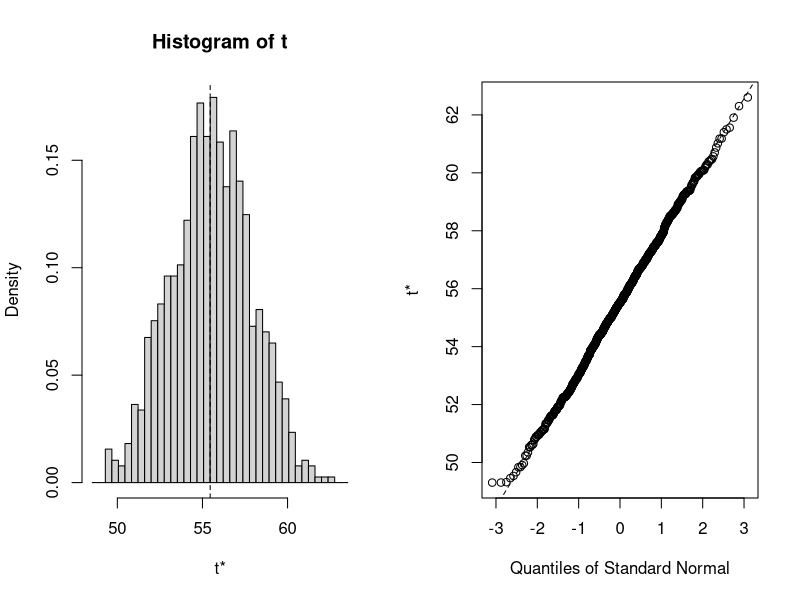

R code for this plot: (Note: this script raises an error after producing the figure.)
# Load kidney disease dataset
kidney_data <- read.csv("data/new_model.csv", colClasses = c(
  Bp     = "numeric",
  Sg     = "numeric",
  Al     = "numeric",
  Su     = "numeric",
  Rbc    = "factor",   # Red blood cells: 0/1 or “normal”/“abnormal”
  Bu     = "numeric",  # Blood urea
  Sc     = "numeric",  # Serum creatinine
  Sod    = "numeric",  # Sodium
  Pot    = "numeric",  # Potassium
  Hemo   = "numeric",  # Hemoglobin
  Wbcc   = "numeric",  # White blood cell count
  Rbcc   = "numeric",  # Red blood cell count
  Htn    = "factor",   # Hypertension: 0/1
  Class  = "factor"    # Disease class: 0=no disease, 1=disease
), header = TRUE)

# Display the structure of the dataset
str(kidney_data)

# Load required libraries
library(caret)
library(boot)

set.seed(123)

# 1. Data Splitting (80% train, 20% test)
train_index <- createDataPartition(kidney_data$Class, p = 0.8, list = FALSE)
train_data  <- kidney_data[train_index, ]
test_data   <- kidney_data[-train_index, ]

dim(test_data)
dim(train_data)

# 2. Bootstrapping on the training data
#    Define a statistic function, e.g., mean of Blood Urea (Bu)
boot_mean_bu <- function(data, indices) {
  sampled <- data[indices, ]
  return(mean(sampled$Bu, na.rm = TRUE))
}

#    Perform bootstrapping: 1000 resamples
boot_results <- boot(data = train_data, statistic = boot_mean_bu, R = 1000)

# 3. View Bootstrapping Results
print(boot_results)

# 4. Bootstrap Confidence Interval for the mean Bu
boot_ci <- boot.ci(boot_results, type = c("norm", "basic", "perc"))
print(boot_ci)

# 5. (Optional) Plot the bootstrap distribution
plot(boot_results)

# Load necessary libraries
library(caret)
library(randomForest)
library(e1071)  # For other classifiers if needed

# Split the data into training and testing sets
set.seed(123)
trainIndex <- createDataPartition(kidney_data$Class, p = 0.8, list = FALSE)
train_data <- kidney_data[trainIndex, ]
test_data <- kidney_data[-trainIndex, ]

# Set up cross-validation (repeated k-fold)
ctrl <- trainControl(method = "repeatedcv", 
                     number = 10,  # 10-fold cross-validation
                     repeats = 3,  # Repeat the process 3 times
                     classProbs = TRUE,  # For classification, need class probabilities
                     summaryFunction = twoClassSummary)  # To track ROC, Sensitivity, etc.

print(ctrl)

# Inspect the levels of the 'Class' factor
levels(kidney_data$Class)

# Train a logistic regression model
logistic_model <- train(Class ~ ., 
                        data = train_data, 
                        method = "glm", 
                        family = "binomial", 
                        trControl = ctrl, 
                        metric = "ROC")  # Use ROC as the evaluation metric

# Print the results of logistic regression model
print(logistic_model)

# Train a random forest model
rf_model <- train(Class ~ ., 
                  data = train_data, 
                  method = "rf", 
                  trControl = ctrl, 
                  metric = "ROC")  # Use ROC for performance evaluation

# Print the results of the random forest model
print(rf_model)
